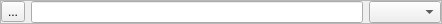
<?xml version="1.0" encoding="UTF-8"?>
<ui version="4.0">
 <class>Frame</class>
 <widget class="QFrame" name="Frame">
  <property name="geometry">
   <rect>
    <x>0</x>
    <y>0</y>
    <width>442</width>
    <height>22</height>
   </rect>
  </property>
  <property name="windowTitle">
   <string>Frame</string>
  </property>
  <property name="frameShape">
   <enum>QFrame::StyledPanel</enum>
  </property>
  <property name="frameShadow">
   <enum>QFrame::Raised</enum>
  </property>
  <layout class="QHBoxLayout" name="horizontalLayout">
   <property name="margin">
    <number>0</number>
   </property>
   <item>
    <widget class="QToolButton" name="browseButton">
     <property name="text">
      <string>...</string>
     </property>
    </widget>
   </item>
   <item>
    <widget class="QLineEdit" name="pathBox">
     <property name="focusPolicy">
      <enum>Qt::WheelFocus</enum>
     </property>
    </widget>
   </item>
   <item>
    <widget class="QComboBox" name="fileBox"/>
   </item>
  </layout>
 </widget>
 <resources/>
 <connections/>
</ui>
